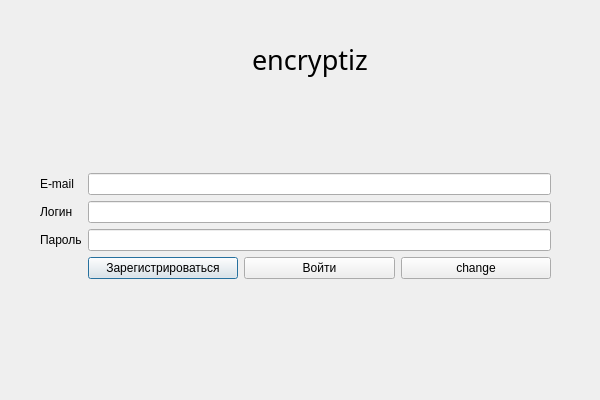
<?xml version="1.0" encoding="UTF-8"?>
<ui version="4.0">
 <class>AuthForm</class>
 <widget class="QDialog" name="AuthForm">
  <property name="geometry">
   <rect>
    <x>0</x>
    <y>0</y>
    <width>600</width>
    <height>400</height>
   </rect>
  </property>
  <property name="windowTitle">
   <string>Dialog</string>
  </property>
  <widget class="QWidget" name="layoutWidget">
   <property name="geometry">
    <rect>
     <x>40</x>
     <y>90</y>
     <width>511</width>
     <height>271</height>
    </rect>
   </property>
   <layout class="QFormLayout" name="formLayout_2">
    <item row="3" column="0">
     <widget class="QLabel" name="label_mail">
      <property name="text">
       <string>E-mail</string>
      </property>
     </widget>
    </item>
    <item row="3" column="1">
     <widget class="QLineEdit" name="lineEdit_mail"/>
    </item>
    <item row="5" column="0">
     <widget class="QLabel" name="label_login">
      <property name="text">
       <string>Логин</string>
      </property>
     </widget>
    </item>
    <item row="5" column="1">
     <widget class="QLineEdit" name="lineEdit_login"/>
    </item>
    <item row="7" column="0">
     <widget class="QLabel" name="label_2_pass">
      <property name="text">
       <string>Пароль</string>
      </property>
     </widget>
    </item>
    <item row="7" column="1">
     <widget class="QLineEdit" name="lineEdit_pass"/>
    </item>
    <item row="9" column="1">
     <layout class="QHBoxLayout" name="horizontalLayout">
      <item>
       <widget class="QPushButton" name="pushButton_reg">
        <property name="text">
         <string>Зарегистрироваться</string>
        </property>
       </widget>
      </item>
      <item>
       <widget class="QPushButton" name="pushButton_auth">
        <property name="text">
         <string>Войти</string>
        </property>
       </widget>
      </item>
      <item>
       <widget class="QPushButton" name="pushButton_change">
        <property name="text">
         <string>change</string>
        </property>
       </widget>
      </item>
     </layout>
    </item>
    <item row="10" column="1">
     <spacer name="verticalSpacer_2">
      <property name="orientation">
       <enum>Qt::Vertical</enum>
      </property>
      <property name="sizeHint" stdset="0">
       <size>
        <width>20</width>
        <height>40</height>
       </size>
      </property>
     </spacer>
    </item>
    <item row="1" column="1">
     <spacer name="verticalSpacer">
      <property name="orientation">
       <enum>Qt::Vertical</enum>
      </property>
      <property name="sizeHint" stdset="0">
       <size>
        <width>20</width>
        <height>10</height>
       </size>
      </property>
     </spacer>
    </item>
   </layout>
  </widget>
  <widget class="QWidget" name="horizontalLayoutWidget">
   <property name="geometry">
    <rect>
     <x>69</x>
     <y>29</y>
     <width>481</width>
     <height>61</height>
    </rect>
   </property>
   <layout class="QHBoxLayout" name="horizontalLayout_2">
    <item>
     <spacer name="horizontalSpacer">
      <property name="orientation">
       <enum>Qt::Horizontal</enum>
      </property>
      <property name="sizeHint" stdset="0">
       <size>
        <width>40</width>
        <height>20</height>
       </size>
      </property>
     </spacer>
    </item>
    <item>
     <widget class="QLabel" name="Programm_name">
      <property name="font">
       <font>
        <family>Montserrat-Alt1 Med</family>
        <pointsize>20</pointsize>
        <italic>false</italic>
        <bold>false</bold>
        <underline>false</underline>
        <strikeout>false</strikeout>
        <kerning>true</kerning>
       </font>
      </property>
      <property name="text">
       <string>encryptiz</string>
      </property>
      <property name="textFormat">
       <enum>Qt::RichText</enum>
      </property>
     </widget>
    </item>
    <item>
     <spacer name="horizontalSpacer_2">
      <property name="orientation">
       <enum>Qt::Horizontal</enum>
      </property>
      <property name="sizeHint" stdset="0">
       <size>
        <width>40</width>
        <height>20</height>
       </size>
      </property>
     </spacer>
    </item>
   </layout>
  </widget>
 </widget>
 <resources/>
 <connections/>
</ui>
